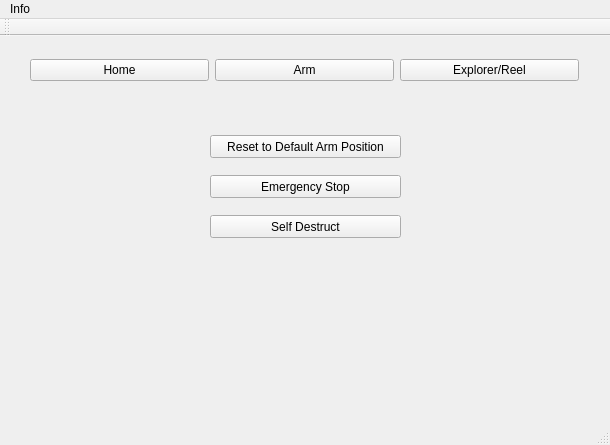
<?xml version="1.0" encoding="UTF-8"?>
<ui version="4.0">
 <class>MainWindow</class>
 <widget class="QMainWindow" name="MainWindow">
  <property name="geometry">
   <rect>
    <x>0</x>
    <y>0</y>
    <width>610</width>
    <height>445</height>
   </rect>
  </property>
  <property name="windowTitle">
   <string>MainWindow</string>
  </property>
  <widget class="QWidget" name="centralWidget">
   <widget class="QStackedWidget" name="stackedWidget">
    <property name="geometry">
     <rect>
      <x>20</x>
      <y>49</y>
      <width>581</width>
      <height>351</height>
     </rect>
    </property>
    <property name="currentIndex">
     <number>0</number>
    </property>
    <widget class="QWidget" name="page">
     <widget class="QPushButton" name="pushButton_8">
      <property name="geometry">
       <rect>
        <x>190</x>
        <y>50</y>
        <width>191</width>
        <height>23</height>
       </rect>
      </property>
      <property name="text">
       <string>Reset to Default Arm Position</string>
      </property>
     </widget>
     <widget class="QPushButton" name="pushButton_9">
      <property name="geometry">
       <rect>
        <x>190</x>
        <y>90</y>
        <width>191</width>
        <height>23</height>
       </rect>
      </property>
      <property name="text">
       <string>Emergency Stop</string>
      </property>
     </widget>
     <widget class="QPushButton" name="pushButton_10">
      <property name="geometry">
       <rect>
        <x>190</x>
        <y>130</y>
        <width>191</width>
        <height>23</height>
       </rect>
      </property>
      <property name="text">
       <string>Self Destruct</string>
      </property>
     </widget>
    </widget>
    <widget class="QWidget" name="ArmPage">
     <widget class="QWidget" name="gridLayoutWidget">
      <property name="geometry">
       <rect>
        <x>0</x>
        <y>21</y>
        <width>571</width>
        <height>321</height>
       </rect>
      </property>
      <layout class="QGridLayout" name="gridLayout">
       <item row="6" column="1">
        <widget class="QLineEdit" name="lineEdit_7"/>
       </item>
       <item row="0" column="2">
        <widget class="QPushButton" name="pushButton">
         <property name="text">
          <string>Execute</string>
         </property>
        </widget>
       </item>
       <item row="1" column="2">
        <widget class="QPushButton" name="pushButton_2">
         <property name="text">
          <string>Execute</string>
         </property>
        </widget>
       </item>
       <item row="2" column="0">
        <widget class="QLabel" name="label_8">
         <property name="text">
          <string>Arm Joint #2 Rotation</string>
         </property>
        </widget>
       </item>
       <item row="2" column="2">
        <widget class="QPushButton" name="pushButton_3">
         <property name="text">
          <string>Execute</string>
         </property>
        </widget>
       </item>
       <item row="2" column="1">
        <widget class="QLineEdit" name="lineEdit_5"/>
       </item>
       <item row="6" column="0">
        <widget class="QLabel" name="label_10">
         <property name="text">
          <string>Platform Up/Down</string>
         </property>
        </widget>
       </item>
       <item row="6" column="3">
        <widget class="QLabel" name="label_5">
         <property name="text">
          <string>Position:</string>
         </property>
        </widget>
       </item>
       <item row="0" column="0">
        <widget class="QLabel" name="label_6">
         <property name="text">
          <string>Arm Base Rotation</string>
         </property>
        </widget>
       </item>
       <item row="4" column="0">
        <widget class="QLabel" name="label_9">
         <property name="text">
          <string>Platform Left/Right</string>
         </property>
        </widget>
       </item>
       <item row="4" column="3">
        <widget class="QLabel" name="label_4">
         <property name="text">
          <string>Position:</string>
         </property>
        </widget>
       </item>
       <item row="0" column="1">
        <widget class="QLineEdit" name="lineEdit_3"/>
       </item>
       <item row="1" column="1">
        <widget class="QLineEdit" name="lineEdit_4"/>
       </item>
       <item row="4" column="1">
        <widget class="QLineEdit" name="lineEdit_6"/>
       </item>
       <item row="4" column="2">
        <widget class="QPushButton" name="pushButton_4">
         <property name="text">
          <string>Execute</string>
         </property>
        </widget>
       </item>
       <item row="0" column="3">
        <widget class="QLabel" name="label">
         <property name="text">
          <string>Position:</string>
         </property>
        </widget>
       </item>
       <item row="1" column="0">
        <widget class="QLabel" name="label_7">
         <property name="text">
          <string>Arm Joint #1 Rotation</string>
         </property>
        </widget>
       </item>
       <item row="2" column="3">
        <widget class="QLabel" name="label_3">
         <property name="text">
          <string>Position:</string>
         </property>
        </widget>
       </item>
       <item row="1" column="3">
        <widget class="QLabel" name="label_2">
         <property name="text">
          <string>Position:</string>
         </property>
        </widget>
       </item>
       <item row="6" column="2">
        <widget class="QPushButton" name="pushButton_5">
         <property name="text">
          <string>Execute</string>
         </property>
        </widget>
       </item>
       <item row="0" column="4">
        <widget class="QLCDNumber" name="lcdNumber"/>
       </item>
       <item row="1" column="4">
        <widget class="QLCDNumber" name="lcdNumber_2"/>
       </item>
       <item row="2" column="4">
        <widget class="QLCDNumber" name="lcdNumber_3"/>
       </item>
       <item row="4" column="4">
        <widget class="QLCDNumber" name="lcdNumber_4"/>
       </item>
       <item row="6" column="4">
        <widget class="QLCDNumber" name="lcdNumber_5"/>
       </item>
      </layout>
     </widget>
    </widget>
    <widget class="QWidget" name="ExpReelPage">
     <widget class="QWidget" name="gridLayoutWidget_2">
      <property name="geometry">
       <rect>
        <x>0</x>
        <y>20</y>
        <width>571</width>
        <height>221</height>
       </rect>
      </property>
      <layout class="QGridLayout" name="gridLayout_2">
       <item row="2" column="0">
        <widget class="QLabel" name="label_12">
         <property name="text">
          <string>Reel</string>
         </property>
        </widget>
       </item>
       <item row="1" column="2">
        <widget class="QPushButton" name="pushButton_6">
         <property name="text">
          <string>Execute</string>
         </property>
        </widget>
       </item>
       <item row="1" column="1">
        <widget class="QLineEdit" name="lineEdit"/>
       </item>
       <item row="2" column="2">
        <widget class="QPushButton" name="pushButton_7">
         <property name="text">
          <string>Execute</string>
         </property>
        </widget>
       </item>
       <item row="2" column="1">
        <widget class="QLineEdit" name="lineEdit_2"/>
       </item>
       <item row="2" column="3">
        <widget class="QLabel" name="label_15">
         <property name="text">
          <string>Reel Distance</string>
         </property>
        </widget>
       </item>
       <item row="1" column="0">
        <widget class="QLabel" name="label_11">
         <property name="text">
          <string>Explorer</string>
         </property>
        </widget>
       </item>
       <item row="1" column="3">
        <widget class="QLabel" name="label_16">
         <property name="text">
          <string>Explorer Distance</string>
         </property>
        </widget>
       </item>
       <item row="1" column="4">
        <widget class="QLCDNumber" name="lcdNumber_6"/>
       </item>
       <item row="2" column="4">
        <widget class="QLCDNumber" name="lcdNumber_7"/>
       </item>
      </layout>
     </widget>
    </widget>
   </widget>
   <widget class="QWidget" name="gridLayoutWidget_3">
    <property name="geometry">
     <rect>
      <x>19</x>
      <y>9</y>
      <width>571</width>
      <height>51</height>
     </rect>
    </property>
    <layout class="QGridLayout" name="gridLayout_3">
     <item row="0" column="2">
      <widget class="QPushButton" name="ExplorerReelButton">
       <property name="text">
        <string>Explorer/Reel</string>
       </property>
      </widget>
     </item>
     <item row="0" column="1">
      <widget class="QPushButton" name="ArmButton">
       <property name="text">
        <string>Arm</string>
       </property>
      </widget>
     </item>
     <item row="0" column="0">
      <widget class="QPushButton" name="HomeButton">
       <property name="text">
        <string>Home</string>
       </property>
      </widget>
     </item>
    </layout>
   </widget>
  </widget>
  <widget class="QMenuBar" name="menuBar">
   <property name="geometry">
    <rect>
     <x>0</x>
     <y>0</y>
     <width>610</width>
     <height>21</height>
    </rect>
   </property>
   <widget class="QMenu" name="menuHelp">
    <property name="title">
     <string>Info</string>
    </property>
    <addaction name="actionAbout"/>
    <addaction name="actionHelp"/>
    <addaction name="actionExit"/>
   </widget>
   <addaction name="menuHelp"/>
  </widget>
  <widget class="QToolBar" name="mainToolBar">
   <attribute name="toolBarArea">
    <enum>TopToolBarArea</enum>
   </attribute>
   <attribute name="toolBarBreak">
    <bool>false</bool>
   </attribute>
  </widget>
  <widget class="QStatusBar" name="statusBar"/>
  <action name="actionAbout">
   <property name="text">
    <string>About</string>
   </property>
  </action>
  <action name="actionHelp">
   <property name="text">
    <string>Help</string>
   </property>
  </action>
  <action name="actionExit">
   <property name="text">
    <string>Exit</string>
   </property>
  </action>
 </widget>
 <layoutdefault spacing="6" margin="11"/>
 <resources/>
 <connections/>
</ui>
